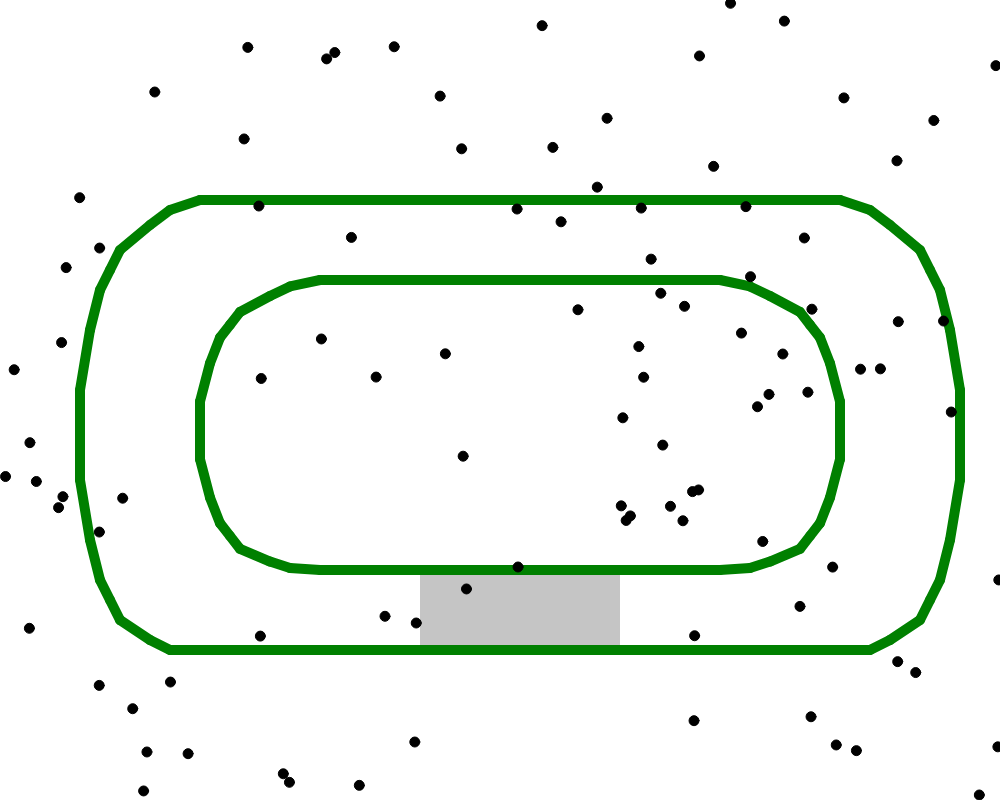
Frame 1 (no input)
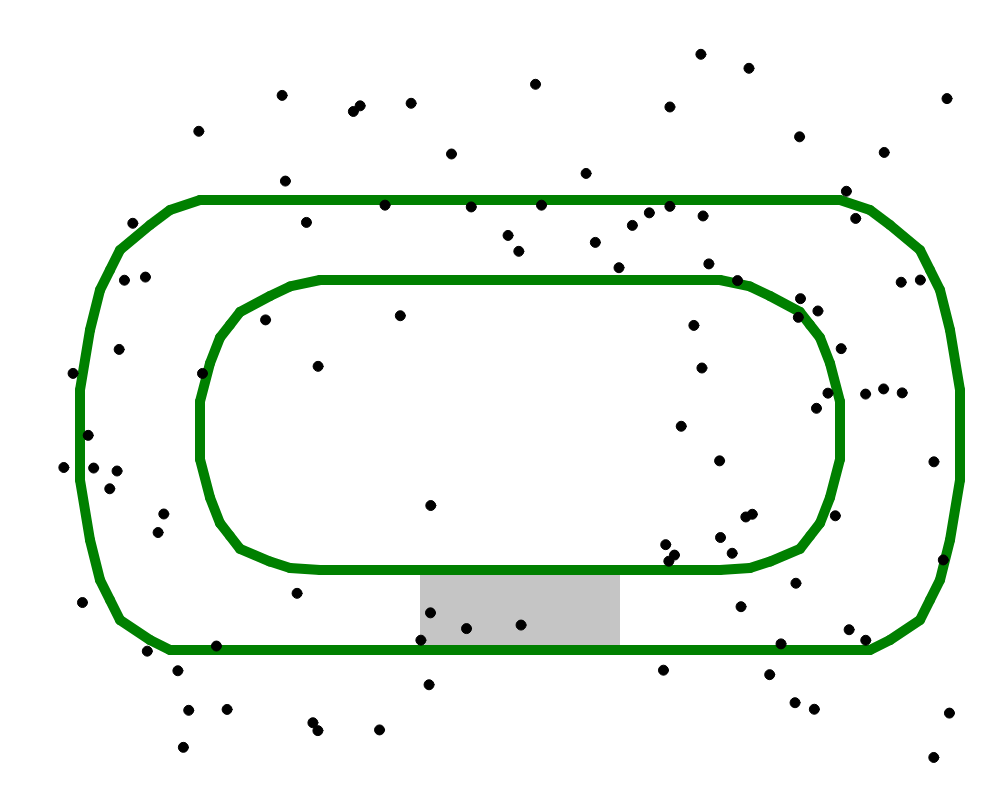
Frame 60 (no input)
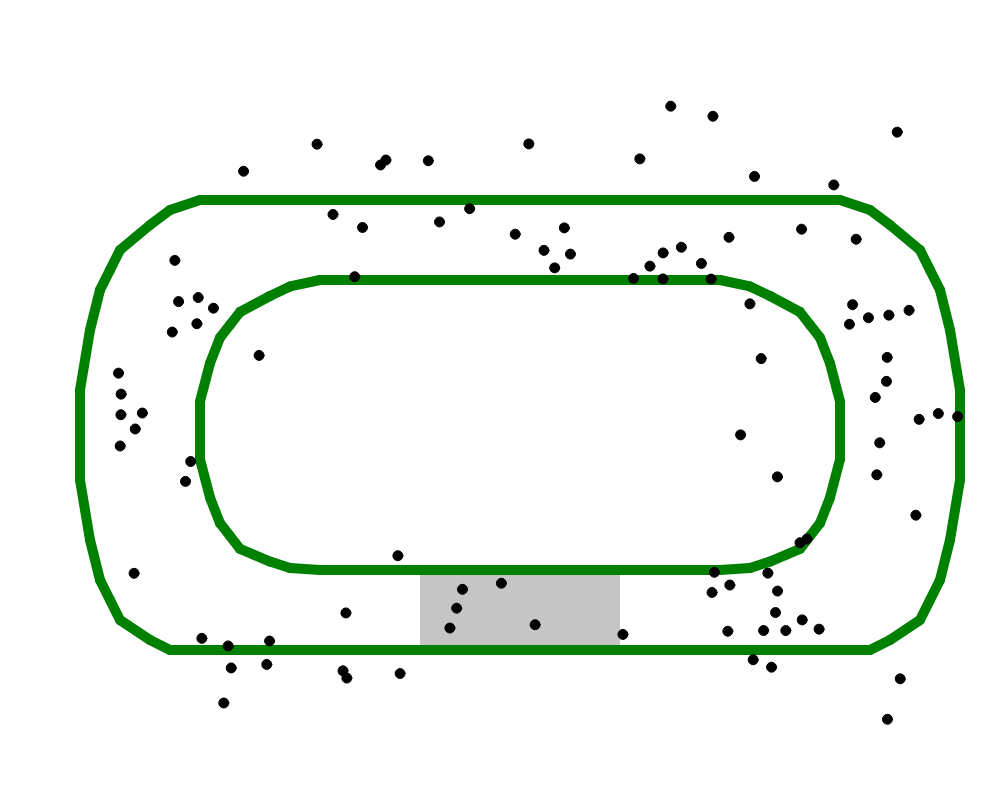
Frame 120 (the mouse pressed at the canvas centre since frame 60)

The p5.js sketch that drew these frames (run headless with seeded random() and noise() and a simulated clock; from frame 60 on, the mouse is pressed at the canvas centre):

// p5.js sketch
// ── sketch.js
let Scene = {
  w : 1000, h : 800, swarm : [],

  // get neighbors up to certain distance
  neighbours : function(x) {
    let r = []
    for (let p of this.swarm) {
      if (dist(p.pos.x, p.pos.y, x.x, x.y) <= 25) {
        r.push(p)
      }
    }
    return r
  },

  // Add outer boundaries of the canvas - we use "cyclic" boundaries
  wrap : function(x) {
    if (x.x < 0) x.x += this.w
    if (x.y < 0) x.y += this.h
    if (x.x >= this.w) x.x -= this.w
    if (x.y >= this.h) x.y -= this.h
  }
}

// offsets and scale for racetrack
let px_offset = 200
let m_to_px = 100

// Object of the racetrack, holds points of the inner + outer edge, and mid point
let racetrack = {
  // TODO: check values? 
  // boundaries - outer and inner
  outer: [[px_offset, px_offset],
          [px_offset + 6.4*m_to_px, px_offset],

          [px_offset + 6.4*m_to_px + 0.3*m_to_px, px_offset + 0.1*m_to_px],
          [px_offset + 6.4*m_to_px + 0.5*m_to_px, px_offset + 0.25*m_to_px],
          [px_offset + 6.4*m_to_px + 0.8*m_to_px, px_offset + 0.5*m_to_px],
          [px_offset + 6.4*m_to_px + 0.9*m_to_px, px_offset + 0.7*m_to_px],
          [px_offset + 6.4*m_to_px + 1*m_to_px, px_offset + 0.9*m_to_px],
          [px_offset + 6.4*m_to_px + 1.1*m_to_px, px_offset + 1.3*m_to_px],
          [px_offset + 6.4*m_to_px + 1.2*m_to_px, px_offset + 1.9*m_to_px],
          [px_offset + 6.4*m_to_px + 1.2*m_to_px, px_offset + 2.5*m_to_px],
          [px_offset + 6.4*m_to_px + 1.2*m_to_px, px_offset + 2.8*m_to_px],
          [px_offset + 6.4*m_to_px + 1.1*m_to_px, px_offset + 3.4*m_to_px],
          [px_offset + 6.4*m_to_px + 1*m_to_px, px_offset + 3.8*m_to_px],
          [px_offset + 6.4*m_to_px + 0.9*m_to_px, px_offset + 4*m_to_px],
          [px_offset + 6.4*m_to_px + 0.8*m_to_px, px_offset + 4.2*m_to_px],
          [px_offset + 6.4*m_to_px + 0.5*m_to_px, px_offset + 4.4*m_to_px],
          [px_offset + 6.4*m_to_px + 0.3*m_to_px, px_offset + 4.5*m_to_px],

          [px_offset + 6.4*m_to_px, px_offset + 4.5*m_to_px],
          [px_offset, px_offset + 4.5*m_to_px],

         [px_offset - 0.3*m_to_px, px_offset + 4.5*m_to_px],
          [px_offset - 0.5*m_to_px, px_offset + 4.4*m_to_px],
          [px_offset - 0.8*m_to_px, px_offset + 4.2*m_to_px],
          [px_offset - 0.9*m_to_px, px_offset + 4*m_to_px],
          [px_offset - 1*m_to_px, px_offset + 3.8*m_to_px],
          [px_offset - 1.1*m_to_px, px_offset + 3.4*m_to_px],
          [px_offset - 1.2*m_to_px, px_offset + 2.8*m_to_px],
          [px_offset - 1.2*m_to_px, px_offset + 2.5*m_to_px],
          [px_offset - 1.2*m_to_px, px_offset + 1.9*m_to_px],
          [px_offset - 1.1*m_to_px, px_offset + 1.3*m_to_px],
          [px_offset - 1*m_to_px, px_offset + 0.9*m_to_px],
          [px_offset - 0.9*m_to_px, px_offset + 0.7*m_to_px],
          [px_offset - 0.8*m_to_px, px_offset + 0.5*m_to_px],
          [px_offset - 0.5*m_to_px, px_offset + 0.25*m_to_px],
          [px_offset - 0.3*m_to_px, px_offset + 0.1*m_to_px],

         ],
  inner: [[px_offset +1.2*m_to_px, px_offset + 0.8*m_to_px],
          [px_offset +5.2*m_to_px, px_offset + 0.8*m_to_px],

          [px_offset +5.2*m_to_px + 0.3*m_to_px, px_offset +0.8*m_to_px + 0.64* 0.1*m_to_px],
          [px_offset +5.2*m_to_px + 0.5*m_to_px, px_offset +0.8*m_to_px + 0.64* 0.25*m_to_px],
          [px_offset +5.2*m_to_px + 0.8*m_to_px, px_offset +0.8*m_to_px + 0.64* 0.5*m_to_px],
          [px_offset +5.2*m_to_px + 0.9*m_to_px, px_offset +0.8*m_to_px + 0.64* 0.7*m_to_px],
          [px_offset +5.2*m_to_px + 1*m_to_px, px_offset +0.8*m_to_px + 0.64* 0.9*m_to_px],
          [px_offset +5.2*m_to_px + 1.1*m_to_px, px_offset +0.8*m_to_px + 0.64* 1.3*m_to_px],
          [px_offset +5.2*m_to_px + 1.2*m_to_px, px_offset +0.8*m_to_px + 0.64* 1.9*m_to_px],
          [px_offset +5.2*m_to_px + 1.2*m_to_px, px_offset +0.8*m_to_px + 0.64* 2.5*m_to_px],
          [px_offset +5.2*m_to_px + 1.2*m_to_px, px_offset +0.8*m_to_px + 0.64* 2.8*m_to_px],
          [px_offset +5.2*m_to_px + 1.1*m_to_px, px_offset +0.8*m_to_px + 0.64* 3.4*m_to_px],
          [px_offset +5.2*m_to_px + 1*m_to_px, px_offset +0.8*m_to_px + 0.64* 3.8*m_to_px],
          [px_offset +5.2*m_to_px + 0.9*m_to_px, px_offset +0.8*m_to_px + 0.64* 4*m_to_px],
          [px_offset +5.2*m_to_px + 0.8*m_to_px, px_offset +0.8*m_to_px + 0.64* 4.2*m_to_px],
          [px_offset +5.2*m_to_px + 0.5*m_to_px, px_offset +0.8*m_to_px + 0.64* 4.4*m_to_px],
          [px_offset +5.2*m_to_px + 0.3*m_to_px, px_offset +0.8*m_to_px + 0.64* 4.5*m_to_px],

          [px_offset +5.2*m_to_px, px_offset + 3.7*m_to_px],
          [px_offset +1.2*m_to_px, px_offset + 3.7*m_to_px],


          [px_offset + 1.2*m_to_px - 0.3*m_to_px, px_offset +0.8*m_to_px + 0.64* 4.5*m_to_px],
          [px_offset + 1.2*m_to_px - 0.5*m_to_px, px_offset +0.8*m_to_px + 0.64* 4.4*m_to_px],
          [px_offset + 1.2*m_to_px - 0.8*m_to_px, px_offset +0.8*m_to_px + 0.64* 4.2*m_to_px],
          [px_offset + 1.2*m_to_px - 0.9*m_to_px, px_offset +0.8*m_to_px + 0.64* 4*m_to_px],
          [px_offset + 1.2*m_to_px - 1*m_to_px, px_offset +0.8*m_to_px + 0.64* 3.8*m_to_px],
          [px_offset + 1.2*m_to_px - 1.1*m_to_px, px_offset +0.8*m_to_px + 0.64* 3.4*m_to_px],
          [px_offset + 1.2*m_to_px - 1.2*m_to_px, px_offset +0.8*m_to_px + 0.64* 2.8*m_to_px],
          [px_offset + 1.2*m_to_px - 1.2*m_to_px, px_offset +0.8*m_to_px + 0.64* 2.5*m_to_px],
          [px_offset + 1.2*m_to_px - 1.2*m_to_px, px_offset +0.8*m_to_px + 0.64* 1.9*m_to_px],
          [px_offset + 1.2*m_to_px - 1.1*m_to_px, px_offset +0.8*m_to_px + 0.64* 1.3*m_to_px],
          [px_offset + 1.2*m_to_px - 1*m_to_px, px_offset +0.8*m_to_px + 0.64* 0.9*m_to_px],
          [px_offset + 1.2*m_to_px - 0.9*m_to_px, px_offset +0.8*m_to_px + 0.64* 0.7*m_to_px],
          [px_offset + 1.2*m_to_px - 0.8*m_to_px, px_offset +0.8*m_to_px + 0.64* 0.5*m_to_px],
          [px_offset + 1.2*m_to_px - 0.5*m_to_px, px_offset +0.8*m_to_px + 0.64* 0.25*m_to_px],
          [px_offset + 1.2*m_to_px - 0.3*m_to_px, px_offset +0.8*m_to_px + 0.64* 0.1*m_to_px],
         ],
  middle: [Scene.w / 2, Scene.h / 2],

  // check if point is inside of inner boundary
  is_in: function(x, y) {
    let boundary = this.inner;
    let isInside = false;
    let i, j = boundary.length - 1;

    for (i = 0; i < boundary.length; i++) {
      if (((boundary[i][1] > y) !== (boundary[j][1] > y)) &&
          (x < (boundary[j][0] - boundary[i][0]) * (y - boundary[i][1]) / (boundary[j][1] - boundary[i][1]) + boundary[i][0])) {
        isInside = !isInside;
      }
      j = i;
    }

    return isInside;
  },

  // check if point is outside of outer boundary
  is_out: function(x, y) {
    let boundary = this.outer;
    let isInside = false;
    let i, j = boundary.length - 1;

    for (i = 0; i < boundary.length; i++) {
      if (((boundary[i][1] > y) !== (boundary[j][1] > y)) &&
          (x < (boundary[j][0] - boundary[i][0]) * (y - boundary[i][1]) / (boundary[j][1] - boundary[i][1]) + boundary[i][0])) {
        isInside = !isInside;
      }
      j = i;
    }

    return !isInside;
  },

  // need to get some kind of clockwise direction for points in the track
  // -> use several intermediate points inside of track to get directions
  // function assumes that the point x,y is inside of track
  get_direction_checkpoint : function(x,y) { // TODO FIXME
    if (x <= px_offset +1.2*m_to_px && y <= px_offset + 2.45*m_to_px) {
      // return [px_offset +1.2*m_to_px, px_offset + 0.8*m_to_px] // TOP LEFT
      return [px_offset +1.2*m_to_px, px_offset + 0.4*m_to_px]
    } else if (y <= px_offset + 0.8*m_to_px && x <= px_offset +5.2*m_to_px) {
          // return [px_offset +5.2*m_to_px, px_offset + 0.8*m_to_px] // TOP RIGHT    
      return [px_offset +5.2*m_to_px, px_offset + 0.4*m_to_px]
    } else if(x > px_offset +5.2*m_to_px && y <=  px_offset + 2.45*m_to_px){
              return [px_offset +7.1*m_to_px, px_offset + 2.45*m_to_px] // RIGHT CENTER
     } else if(x > px_offset +5.2*m_to_px) {
       // return [px_offset +5.2*m_to_px, px_offset + 3.7*m_to_px] // BOTTOM RIGHT
       return [px_offset +5.2*m_to_px, px_offset + 4.1*m_to_px]
     } else if (y > px_offset + 3.7*m_to_px && x > px_offset +1.2*m_to_px) {
       // return [px_offset +1.2*m_to_px, px_offset + 3.7*m_to_px] // BOTTOM LEFT
       return [px_offset +1.2*m_to_px, px_offset + 4.1*m_to_px]
      } else if (x <= px_offset +1.2*m_to_px) {
       return [px_offset +1.2*m_to_px - 1.9*m_to_px, px_offset + 2.45*m_to_px] // LEFT CENTER
      }
  }
}

// Object for logging the particles going throught the measured part to create FD
let logger = {
  // step of the simulation
  step: 0,

  // set of all particles inside (even those that came in wrong direction)
  particles_inside: new Set(),

  // set of all particles we measure and their time in
  // just the ones that correctly entered on right and did not go out
  particles_measured: new Map(),

  // check if point is inside of measured section
  is_in : function(x, y) {
    // TODO: implement using real shape + add some offset around boundaries of y
    let y_min = px_offset + 3.7*m_to_px;
    let y_max = px_offset + 3.7*m_to_px + 0.8*m_to_px
    let x_min = px_offset +3.2*m_to_px - 1 * m_to_px
    let x_max = px_offset +3.2*m_to_px + 1 * m_to_px
    return (y > y_min - 15 && y < y_max + 15 && x > x_min && x < x_max)  
  },

  // check if point is right of measured section
  is_right_of_measured : function(x, y) {
    // TODO: implement using real shape + add some offset around boundaries of y
    let y_min = px_offset + 3.7*m_to_px;
    let y_max = px_offset + 3.7*m_to_px + 0.8*m_to_px
    let x_max = px_offset +3.2*m_to_px + 1 * m_to_px
    return (y > y_min - 15 && y < y_max + 15 && x > x_max)  
  },

  // check if point is right of measured section
  is_left_of_measured : function(x, y) {
    // TODO: implement using real shape + add some offset around boundaries of y
    let y_min = px_offset + 3.7*m_to_px;
    let y_max = px_offset + 3.7*m_to_px + 0.8*m_to_px
    let x_min = px_offset +3.2*m_to_px - 1 * m_to_px
    return (y > y_min - 15 && y < y_max + 15 && x < x_min)  
  },

  // check if point is in and closer to right end of measured section
  // assumes point just crossed in
  crossed_in_from_right : function(x, y) {
    // TODO: implement using real shape + add some offset around boundaries of y
    let y_min = px_offset + 3.7*m_to_px;
    let y_max = px_offset + 3.7*m_to_px + 0.8*m_to_px
    let x_mid = px_offset +3.2*m_to_px
    return (y > y_min - 15 && y < y_max + 15 && x > x_mid)
  },

  // check if point is in, and closer to left end of measured section
  // assumes point just crossed in
  crossed_in_from_left : function(x, y) {
    // TODO: implement using real shape + add some offset around boundaries of y
    let y_min = px_offset + 3.7*m_to_px;
    let y_max = px_offset + 3.7*m_to_px + 0.8*m_to_px
    let x_mid = px_offset +3.2*m_to_px
    return (y > y_min - 15 && y < y_max + 15 && x < x_mid)
  },

  update_particles_in : function() {
    this.particles_inside = new Set()
    for (let p of Scene.swarm) {
      if (this.is_in(p.pos.x, p.pos.y)) {
        this.particles_inside.add(p)
      }
    }  
  }
}

class Particle {
  constructor(id) {
    this.pos = createVector(random(0, Scene.w), random(0, Scene.h))
    this.dir = p5.Vector.random2D()
    this.id = id
  }

  step() {
    let N=0, avg_sin = 0, avg_cos = 0, avg_p = createVector(0, 0), avg_d = createVector(0, 0)

    // compute average angle and average position
    // avg angle for allignment, avg pos for cohesion
    for (let n of Scene.neighbours(this.pos)) {
      avg_p.add(n.pos)

      // separation
      if (n != this) {
        let away = p5.Vector.sub(this.pos, n.pos)
        away.div(away.magSq())
        avg_d.add(away)
      }

      avg_sin += Math.sin(n.dir.heading())
      avg_cos += Math.cos(n.dir.heading())
      N++
    }
    avg_sin /= N, avg_cos /= N, avg_p.div(N), avg_d.div(N)
    let avg_angle = Math.atan2(avg_sin, avg_cos)
    // add some random noise to the angle
    avg_angle += random(-0.25, 0.25)
    this.dir = p5.Vector.fromAngle(avg_angle)

    // implement the cohesion
    let cohesion = p5.Vector.sub(avg_p, this.pos)
    cohesion.div(20)
    this.dir.add(cohesion)

    // add separation
    avg_d.mult(20)
    this.dir.add(avg_d)

    // implement racetrack force
    // TODO: check and make changes if needed
    let mid_vec = createVector(racetrack.middle[0], racetrack.middle[1])
    if (racetrack.is_in(this.pos.x, this.pos.y)) {
      // if particle is inside inner boundary, make it move in direction away from the middle

      this.dir = createVector(0, 0) // first null the current direction, as it goes out of track

      // compute vector from current position to mid, and "normalize" it by its magnitude
      let vec_from_pos_to_mid = mid_vec.sub(this.pos)
      vec_from_pos_to_mid.div(vec_from_pos_to_mid.mag())
      
      this.dir.sub(vec_from_pos_to_mid)
    } else if (racetrack.is_out(this.pos.x, this.pos.y)) {
      // if it is in the outer part, make it move in direction to the origin

      this.dir = createVector(0, 0) // first null the current direction, as it goes out of track

      // compute vector from current position to mid, and "normalize" it by its magnitude
      let vec_from_pos_to_mid = mid_vec.sub(this.pos)
      vec_from_pos_to_mid.div(vec_from_pos_to_mid.mag())

      this.dir.add(vec_from_pos_to_mid)
    } else {
      // if particle is in the track, compute a direction to continue moving (clockwise)

      // compute vector from current position to next checkpoint on the track
      let next_checkpoint = racetrack.get_direction_checkpoint(this.pos.x, this.pos.y)
      let next_checkpoint_vec = createVector(next_checkpoint[0], next_checkpoint[1])
      let vec_from_pos_to_next_checkpoint = next_checkpoint_vec.sub(this.pos)
      vec_from_pos_to_next_checkpoint.div(vec_from_pos_to_next_checkpoint.magSq()) // "normalize" it by its magnitude

      this.dir.add(vec_from_pos_to_next_checkpoint)
    }

    this.pos.add(this.dir)
    Scene.wrap(this.pos)
  }

  draw() {
    fill(0)
    ellipse(this.pos.x, this.pos.y, 10, 10)
  }
}

function setup() {
  createCanvas(Scene.w, Scene.h);
  display_racetrack();

  // generate particles
  for (let i = 0; i < 100; i++) {
    Scene.swarm.push(new Particle(i))
  }
}

// draw and update logger
function draw() {
  clear()
  display_racetrack() // always display racetrack after clear

  // new step
  logger.step++

  // save particles that were in before this step
  let particles_in_before = logger.particles_inside
  
  for (let p of Scene.swarm) {
    p.step()
    p.draw()
  }
  logger.update_particles_in()
  let particles_in_after = logger.particles_inside

  // TODO: this approach does not take in account that some particles are going backward

  // compute set differences
  let incoming = new Set([...particles_in_after].filter((x) => !particles_in_before.has(x)));
  let outgoing = new Set([...particles_in_before].filter((x) => !particles_in_after.has(x)));
  
  let correctly_incoming = new Set();
  let correctly_outgoing = new Set();
  let incorrectly_incoming = new Set();
  let incorrectly_outgoing = new Set();

  let times_to_log = new Map();

  // check particles that went out - if they are measured atm and went out on left, log them
  // if they went out on right - just remove them, they went backwards
  for (p of outgoing) {
    if (logger.is_left_of_measured(p.pos.x, p.pos.y)) {
      correctly_outgoing.add(p)
      times_to_log.set(p.id, logger.step - logger.particles_measured.get(p)) // get the total time of travel
    } else {
      incorrectly_outgoing.add(p)
      logger.particles_measured.delete(p) // just remove it if it was measured (if not, its ok too)
    }
  }

  // check particles that went in - if they went in on right, add them to measured ones
  // if they went in on left - do not add them to measured, they went backwards
  for (p of incoming) {
    if (logger.crossed_in_from_right(p.pos.x, p.pos.y)) {
      correctly_incoming.add(p)
      logger.particles_measured.set(p, logger.step) // add entry time
    } else {
      incorrectly_incoming.add(p)
      // dont measure this one
    }
  }

  // only log IDs
  let correctly_incoming_ids = [...correctly_incoming].map((x) => x.id);
  let correctly_outgoing_ids = [...correctly_outgoing].map((x) => x.id);

  // collect all times of particles that just finished
  times_string = ""
  for (p_id of times_to_log) {
    // at the beginning of the logging, some items may be NaN (particles that started at measured area)
    if (!isNaN(times_to_log.get(p_id[0])) && times_to_log.get(p_id[0]) != null) {
      times_string = times_string + " " + times_to_log.get(p_id[0]).toString()
    }
  }

  // Format is: STEP | TOTAL_NUM_PARTICLES_INSIDE | TIMES_OF_FINISHED_PARTICLES
  console.log("%i | %i | %s", logger.step,  logger.particles_inside.size, times_string)
}

// draw simple line from begin to end
function drawLine(ctx, begin, end, stroke = 'green', width = 1) {
  ctx.strokeStyle = stroke;
  ctx.lineWidth = width;

  ctx.beginPath();
  ctx.moveTo(...begin);
  ctx.lineTo(...end);
  ctx.stroke();
}

// display simplified race track
function display_racetrack() {
  const canvas = document.querySelector('canvas');
  const ctx = canvas.getContext('2d');

  // save all original attributes so that we dont loose them 
  let original_strokeStyle = ctx.strokeStyle;
  let original_lineWidth = ctx.lineWidth;
  let original_lineJoin = ctx.lineJoin;
  let original_lineCap = ctx.lineCap;
  let original_fillStyle = ctx.fillStyle;

  ctx.lineJoin = 'circular';
  ctx.lineCap = 'circular';

  // draw the inner and outer track
  let len = racetrack.inner.length
  for (let i = 0; i < len; i++) {
    drawLine(ctx, racetrack.inner[i], racetrack.inner[(i+1) % len], 'green', 10);
  }
  len = racetrack.outer.length
  for (let i = 0; i < len; i++) {
    drawLine(ctx, racetrack.outer[i], racetrack.outer[(i+1) % len], 'green', 10);
  }

  // draw finish line
  let widthOfFinnish = 2*m_to_px
  let middleTopFinnish = [px_offset +3.2*m_to_px, px_offset + 3.7*m_to_px]
  ctx.fillStyle = "#C5C5C5"
  ctx.fillRect(middleTopFinnish[0] - widthOfFinnish/2, middleTopFinnish[1]+5, widthOfFinnish, 0.8*m_to_px-10);
  
  // set the original color
  ctx.fillStyle = '#000000'
  

  // assign back the original values 
  ctx.strokeStyle = original_strokeStyle;
  ctx.lineWidth = original_lineWidth;
  ctx.lineJoin = original_lineJoin;
  ctx.lineCap = original_lineCap;
  ctx.fillStyle = original_fillStyle;
};
